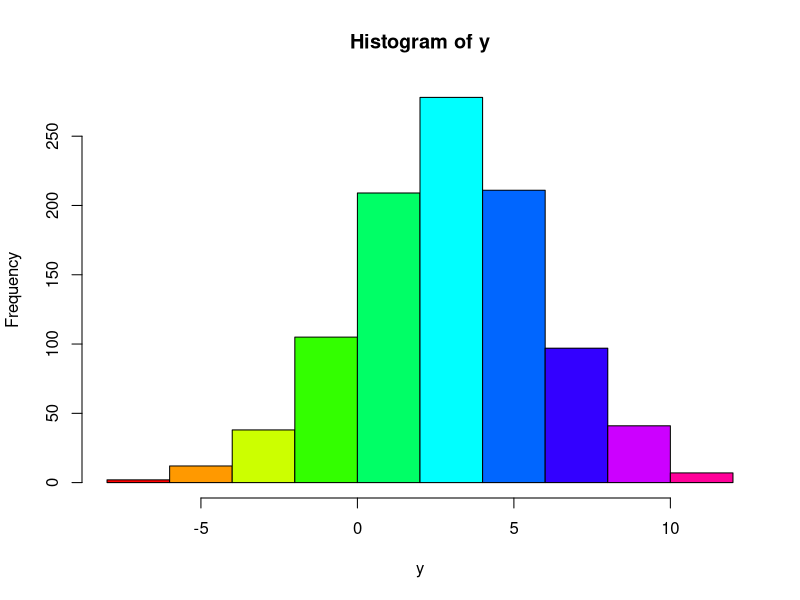
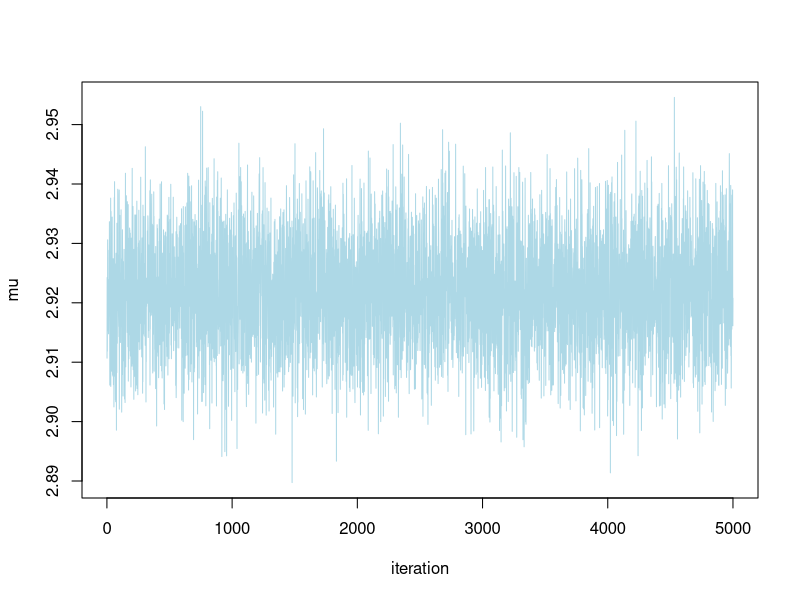
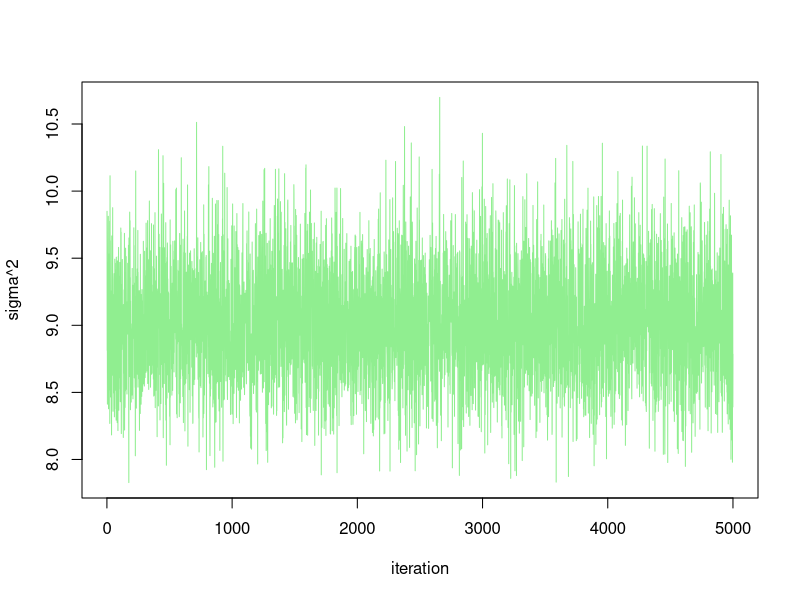
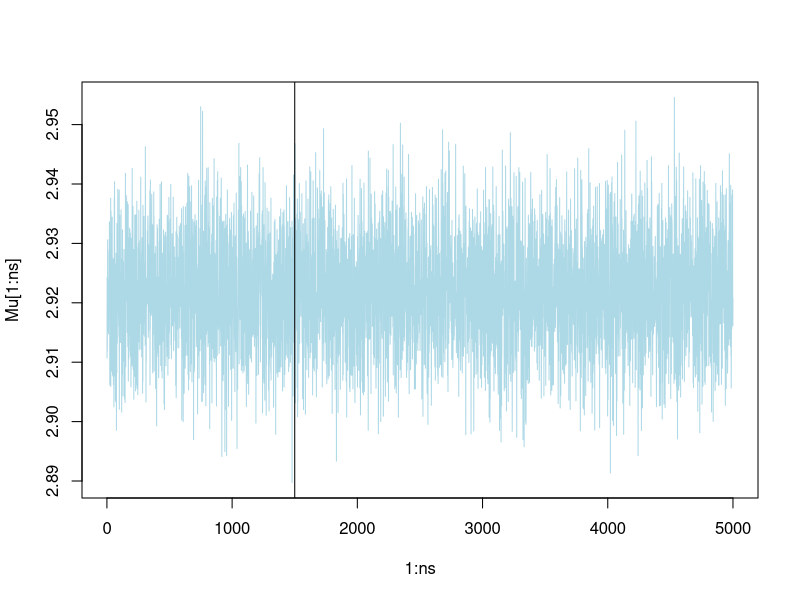
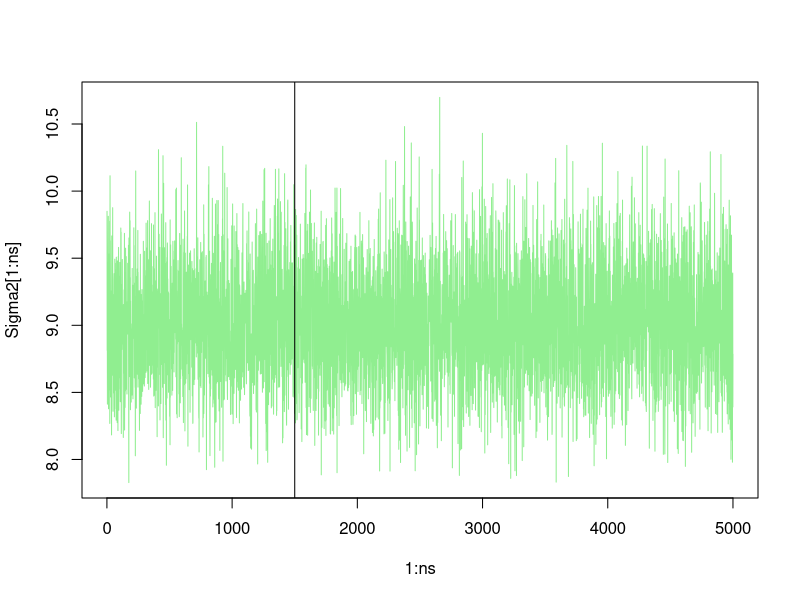

Reproduce these figures in R, in order.

# Example 06 Gibbs Sampling
# -------------------------


# Simulate Data y=(y_1,...,y_1000)
# --------------------------------

# Using simulates data we can check wether the algorithm 
# is estimating the parametrs correctly.

# 1000 observarions from Y~N(3,9)

n<-1000
mu<-3
sigma<-3  # sigma^2=9
y<-rnorm(n,mu,sigma);head(y)
summary(y)
var(y)
hist(y,col=rainbow(10))


# Store Results
# -------------
ns<-5000              # nr. of simulations
Mu<-Sigma2<-rep(0,ns) # store parameters' updates


# Gibbs  Sampler
# --------------

m<-mean(y); m
# initialize tau: tau^(0)
tau<-rgamma(1,n/2,sum((y-m)^2)/2); tau 
sigma2<-1/tau; sigma2

for (i in 1:ns) {
  mu<- Mu[i]<-rnorm(1,m,1/(n*tau))     # mu^(1), mu^(2), ...
  tau<-rgamma(1,n/2,sum((y-mu)^2)/2)   # tau^(1), tau^(2), ...
  Sigma2[i]<-1/tau
}


# Posterior summaries 
# -------------------


plot(1:ns,Mu[1:ns],type="l",col="lightblue",xlab="iteration",ylab="mu")
mean(Mu[1:ns])	
sd(Mu[1:ns])

plot(1:ns,Sigma2[1:ns],type="l",col="lightgreen",xlab="iteration",ylab="sigma^2")
mean(Sigma2[1:ns])
sd(Sigma2[1:ns])

# Discard first 1500 as burn-in
# The estimates do not differ from the previous ones

plot(1:ns,Mu[1:ns],type="l",col="lightblue")
abline(v=1500)
mean(Mu[1501:ns])	
sd(Mu[1501:ns])

plot(1:ns,Sigma2[1:ns],type="l",col="lightgreen")
abline(v=1500)
mean(Sigma2[1501:ns])
sd(Sigma2[1501:ns])



